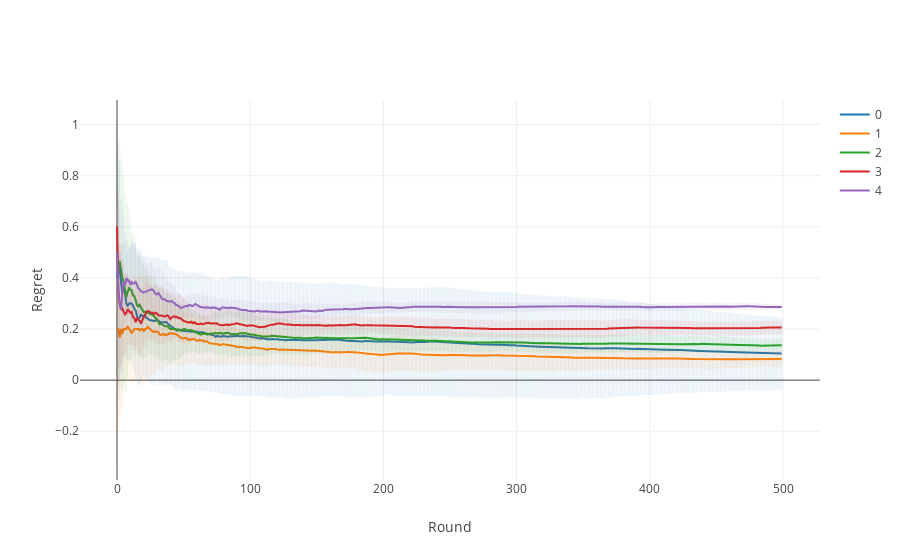

Write notebook code for a chart like this one.
### Code cell
# IPython notebook
fig = Figure(data=data, layout=layout)
plotly.offline.iplot(fig, filename='pandas/basic-line-plot')

### Figure 1 — Plotly figure (JSON) as saved in the notebook; plotly's stock layout.template omitted (floating-point values rounded to 4 significant figures; data arrays with more than 128 entries replaced by an {"elided": "..."} marker saying what was removed)
{"data": [{"error_y": {"array": {"elided": "501 float values"}, "opacity": 0.1, "thickness": 1, "width": 0}, "name": 0, "type": "scatter", "x": {"elided": "501 int values"}, "y": {"elided": "501 float values"}}, {"error_y": {"array": {"elided": "501 float values"}, "opacity": 0.1, "thickness": 1, "width": 0}, "name": 1, "type": "scatter", "x": {"elided": "501 int values"}, "y": {"elided": "501 float values"}}, {"error_y": {"array": {"elided": "501 float values"}, "opacity": 0.1, "thickness": 1, "width": 0}, "name": 2, "type": "scatter", "x": {"elided": "501 int values"}, "y": {"elided": "501 float values"}}, {"error_y": {"array": {"elided": "501 float values"}, "opacity": 0.1, "thickness": 1, "width": 0}, "name": 3, "type": "scatter", "x": {"elided": "501 int values"}, "y": {"elided": "501 float values"}}, {"error_y": {"array": {"elided": "501 float values"}, "opacity": 0.1, "thickness": 1, "width": 0}, "name": 4, "type": "scatter", "x": {"elided": "501 int values"}, "y": {"elided": "501 float values"}}], "layout": {"title": "", "xaxis": {"title": "Round"}, "yaxis": {"title": "Regret"}}}
